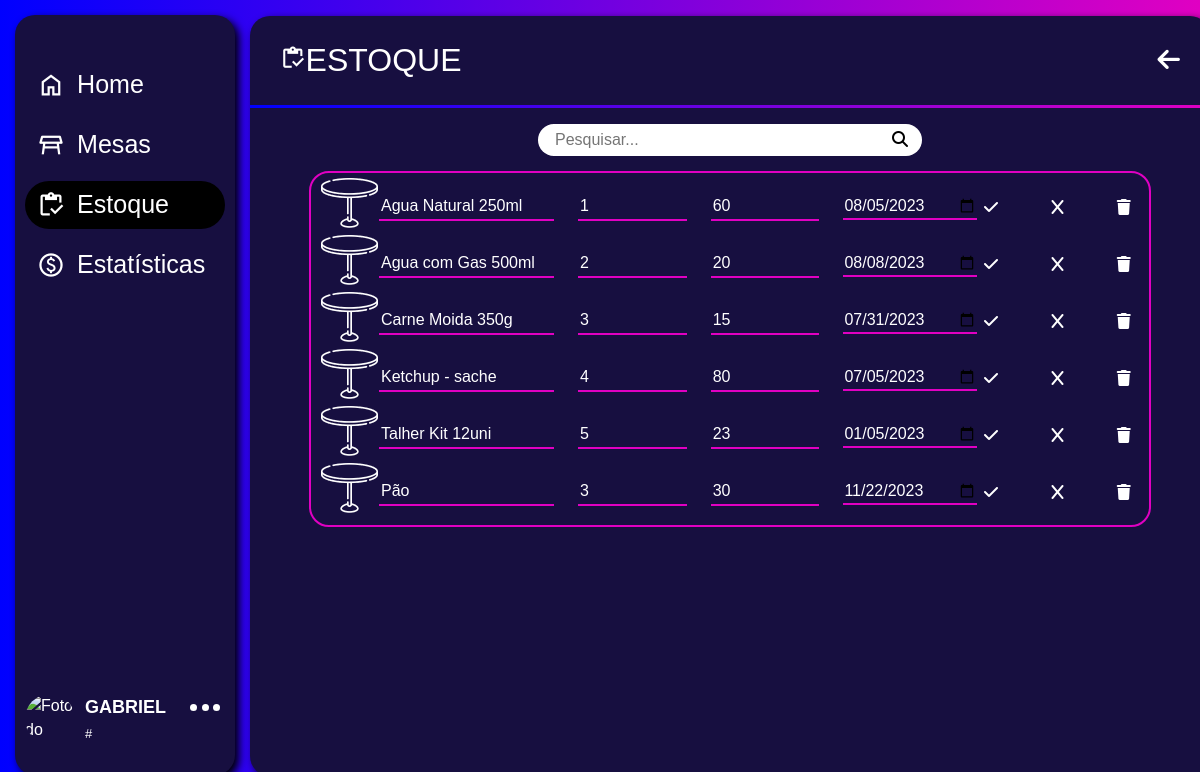
The app's page /ADM/app/estoque/editar-estoque/editEstoque.php (signed in) with its own data.
### tables this page shows
CREATE TABLE IF NOT EXISTS `produto` (
  `id_prod` int NOT NULL AUTO_INCREMENT,
  `lote` int NOT NULL,
  `tipo` varchar(100) NOT NULL,
  `prod` varchar(100) NOT NULL,
  `preco_compra` float(10,2) NOT NULL,
  `preco_venda` float(10,2) NOT NULL,
  `qtd` int NOT NULL,
  `dta_compra` date NOT NULL,
  `dta_vencimento` date NOT NULL,
  `status` varchar(10) NOT NULL,
  `img` varchar(50) NOT NULL,
  PRIMARY KEY (`id_prod`),
  KEY `lote` (`lote`),
  CONSTRAINT `produto_ibfk_1` FOREIGN KEY (`lote`) REFERENCES `objeto_fornecido` (`lote`) ON DELETE CASCADE ON UPDATE CASCADE
);

### ADM/app/estoque/editar-estoque/editEstoque.php (the view, shortened to what this page needs)
<?php
include_once(__DIR__ . '/../../../PHP/conn.php');
$nomeFunc = $_SESSION['nome'];
$idFunc = $_SESSION['id_func'];
$parts = explode(" ", $nomeFunc);
$primeiroNome = $parts[0];
$avatar = '../../../../imgbd/' . $_SESSION['avatarSession'];
if(!empty($_GET['search'])){
    $dados = $_GET['search'];
    $sqlc = "SELECT * FROM produto WHERE (lote LIKE '%$dados%' OR prod LIKE '%$dados%') AND status = 'ATIVO'";
}else{
    $sqlc = "SELECT * FROM produto WHERE status = 'ATIVO'";
}
$prod = $sql->query($sqlc);
?>
<!DOCTYPE html>
<html lang="pt-br">
<head>
    <link href="https://cdn.jsdelivr.net/npm/bootstrap@5.3.0-alpha3/dist/css/bootstrap.min.css" rel="stylesheet">
    <link rel="stylesheet" href="../../../assets/css/menu.css">
    <link rel="stylesheet" href="../../../assets/css/estoque/editEstoque.css">
</head>
<body>
    <div class="fundo">
        <aside class="sidebar">
            <nav>
                <a href="../../pagina-inicial/home.php">
                    <button>
                        <span>
                            <i class="material-symbols-outlined">home</i>
                            <span>Home</span>
                        </span>
                    </button>
                </a>
                <a href="../../mesas/home_mesa.php">
                    <button>
                        <span>
                            <i class="material-symbols-outlined">table_restaurant</i>
                            <span>Mesas</span>
                        </span>
                    </button>
                </a>
                <a href="../estoque.php">
                    <button class="active">
                        <span>
                            <i class="material-symbols-outlined">inventory</i>
                            <span>Estoque</span>
                        </span>
                    </button>
                </a>
                <a href="../../estatisticas/index.php">
                    <button>
                        <span>
                            <i class="material-symbols-outlined">paid</i>
                            <span>Estatísticas</span>
                        </span>
                    </button>
                </a>
            </nav>
            <header class="sidebar-header">
                <img class="logo-img" src="<?php echo $avatar; ?>" alt="Foto do usuário">
                <span class="dados">
                    <span class="nome"><?php echo $primeiroNome; ?></span>
                    <br>
                    <span class="id">#<?php echo $idFunc; ?></span>
                </span>
                <span id="options">
                    <span class="opcoes">
                        <span class="ball"></span>
                        <span class="ball"></span>
                        <span class="ball"></span>
                    </span>
                </span>
            </header>
        </aside>
        <main class="main">
            <div class="header">
                <div>
                    <i class="material-symbols-outlined">inventory</i><span>ESTOQUE</span>
                </div>
                <i class="fa-solid fa-arrow-left" id="backButton"></i>
            </div>
            <hr>
            <div class="mainArea">
                <div class="searchArea">
                    <form action="" method="get" id="searchForm">
                        <div class="row">
                            <div class="col-10">
                                <input type="text" name="search" placeholder="Pesquisar..." id="searchInput" class="searchBar" />
                            </div>
                            <div class="col-2">
                                <button type="submit" class="searchButton">
                                    <i class="fa-solid fa-magnifying-glass"></i>
                                </button>
                            </div>
                        </div>
                    </form>
                </div>
            </div>
            <div id="resultsContainer" class="container itemCardArea">
                <div class="itemCard">
                    <div class="row">
                    <?php foreach($prod as $prods): ?>
                        <div class="col-1">
                            <picture>
                                <img src="../../../assets/img/produtos/mesa-redonda 3.png" alt="">
                            </picture>
                        </div>
                        <form action="" class="col-11 formEstoque">
                            <div class="row">
                                <div class="col-3">
                                    <input type="text" name="nomeProd" placeholder="Nome" class="nomeProd" value="<?php echo $prods['prod']; ?>">
                                </div>
                                <div class="col-2">
                                    <input type="text" name="loteProd" placeholder="Lote" class="loteProd" value="<?php echo $prods['lote']; ?>">
                                </div>
                                <div class="col-2">
                                    <input type="text" name="qtdProd" placeholder="Quantidade" class="qtdProd" value="<?php echo $prods['qtd']; ?>">
                                </div>
                                <div class="col-2">
                                    <abbr title="Validade"><input type="date" name="valProd" class="valProd" value="<?php echo $prods['dta_compra']; ?>"></abbr>
                                </div>
                                <div class="col-1">
                                    <button formaction="../../../PHP/att_prodInfo.php?id_prod=<?php echo $prods['id_prod']; ?>" class="checkBtn"><i class="fa-solid fa-check" style="color: #ffffff;"></i></button>
                                </div>
                                <div class="col-1">
                                    <button class="cancelBtn"><i class="fa-solid fa-x" style="color: #ffffff;"></i></button>
                                </div>
                                <div class="col-1">
                                    <button formaction="../../../PHP/del_prodInfo.php?id_prod=<?php echo $prods['id_prod']; ?>" class="trashBtn"><i class="fa-solid fa-trash" style="color: #ffffff;"></i></button>
                                </div>
                            </div>
                        </form>
                        <?php endforeach ?>
                    </div>
                </div>
            </div>
        </main>
    </div>
</body>
</html>

### ADM/assets/css/menu.css (style rules this page uses)
:root { --rosa: #E000C2; --azulClaro: #07E8FF; --azul: #0000FF; --azulEscuro:#170F40; --azulDiferenciado:#3214E1; }
* { box-sizing: border-box; }
body { margin: 0; font-family: sans-serif; color: #fff; }
.fundo { position: absolute; background-image: linear-gradient(to left, var(--rosa), var(--azul)); width: 100%; height: 100%; }
.sidebar { position: fixed; background-color: var(--azulEscuro); top: 15px; left: 15px; height: 95%; display: flex; flex-direction: column; align-items: flex-start; width: 220px; padding: 40px 10px 30px 10px; border-radius: 20px; box-shadow: 4px 4px 8px black; }
.sidebar-header { display: flex; width: 100%; margin-top: 16px; }
.dados { display: inline-block; margin-left: 10px; }
.nome { font-weight: bold; font-size: 18px; }
.id { font-size: 13px; }
#options { display: flex; justify-content: flex-end; gap: 1; width: 100%; height: 20px; }
.opcoes { text-align: center; width: 40px; height: 20px; z-index: 2; cursor: pointer; }
.ball { display: inline-block; background-color: #fff; width: 7px; height: 7px; border-radius: 50%; cursor: pointer; }
.logo-img { width: 50px; max-height: 50px; border-radius: 50%; object-fit: cover; transition: transform .4s; }
.sidebar button { height: 60px; background: transparent; border: 0; font-family: inherit; color: inherit; cursor: pointer; text-align: left; padding: 0; width: 100%; }
.sidebar button > span { display: inline-flex; align-items: center; gap: 12px; height: 48px; border-radius: 24px; padding: 0 16px 0 12px; line-height: 1; transition: all .2s; width: 100%; font-size: 1.2rem; }
.active > span { background-color: #000; }
.sidebar button i { position: relative; font-size: 28px; transition: .2s; }
.sidebar button span { font-size: 1.4em; }
.sidebar>nav { flex: 1 1 auto; display: flex; flex-direction: column; width: 100%; font-size: .8em; }
.sidebar>nav a { text-decoration: none; color: #FFF; }
.main { margin-left: 250px; margin-top: 16px; height: 95%; width: 80%; border-radius: 20px; background-color: var(--azulEscuro); box-shadow: 4px 4px 8px black; }
.header { margin-left: 30px; padding-top: 20px; padding-bottom: 5px; display: flex; justify-content: space-between; align-items: center; }
#backButton { margin-right: 30px; cursor: pointer; }
.header i { font-size: 1.6em; }
.header span { font-size: 2em; }
.main hr { background-image: linear-gradient(to right, var(--azul), var(--rosa)); height: 3px; border: none; padding: 0px; opacity: 100; }

### ADM/assets/css/estoque/editEstoque.css (style rules this page uses)
.searchArea { background-color: #fff; margin: auto; margin-top: 5px; margin-bottom: 5px; width: 40%; height: 2em; border-radius: 50px; cursor: text; }
.searchArea>form { width: 100%; height: 2em; }
.searchBar { width: 100%; height: 2em; margin-left: 15px; border: none; }
.searchButton { border: none; background-color: transparent; height: 2em; width: 100%; }
.itemCardArea { height: 430px; overflow: auto; }
.itemCard { width: 90%; margin: auto; margin-top: 10px; padding: 5px 10px; border: 2px solid var(--rosa); border-radius: 20px; display: flex; align-items: center; }
.itemCard input { color: #fff; background-color: transparent; border: none; border-bottom: 2px solid var(--rosa); width: 100%; transition: .4s; }
.itemCard input::placeholder { color: #fff; }
.checkBtn, .cancelBtn, .trashBtn { width: 30px; height: 30px; display: flex; justify-content: center; align-items: center; border: none; border-radius: 50%; background-color: transparent; text-decoration: none; transition: .4s; }
.formEstoque { display: flex; align-items: center; padding: 0; }
.itemCard .col-3, .itemCard .col-2, .itemCard .col-1 { display: flex; align-items: center; }

### records on screen
produto: nomeProd "Agua Natural 250ml", loteProd "1", qtdProd "60", valProd "08/05/2023"
produto: nomeProd "Agua com Gas 500ml", loteProd "2", qtdProd "20", valProd "08/08/2023"
produto: nomeProd "Carne Moida 350g", loteProd "3", qtdProd "15", valProd "07/31/2023"
produto: nomeProd "Ketchup - sache", loteProd "4", qtdProd "80", valProd "07/05/2023"
produto: nomeProd "Talher Kit 12uni", loteProd "5", qtdProd "23", valProd "01/05/2023"
produto: nomeProd "Pão", loteProd "3", qtdProd "30", valProd "11/22/2023"

### other values on screen
$primeiroNome "GABRIEL"
